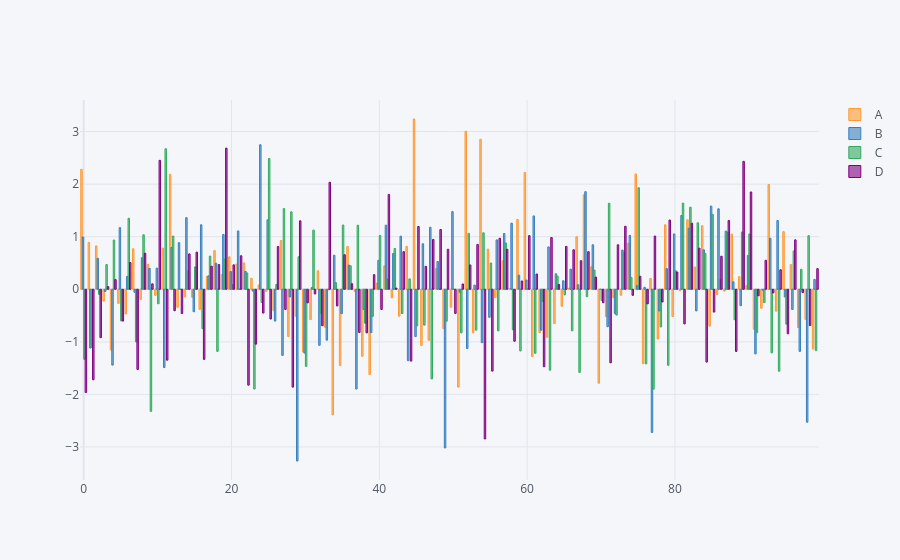

Notebook code for this chart:
### Code cell
df.iplot(kind='bar')# But in this there is no proper understanding.
